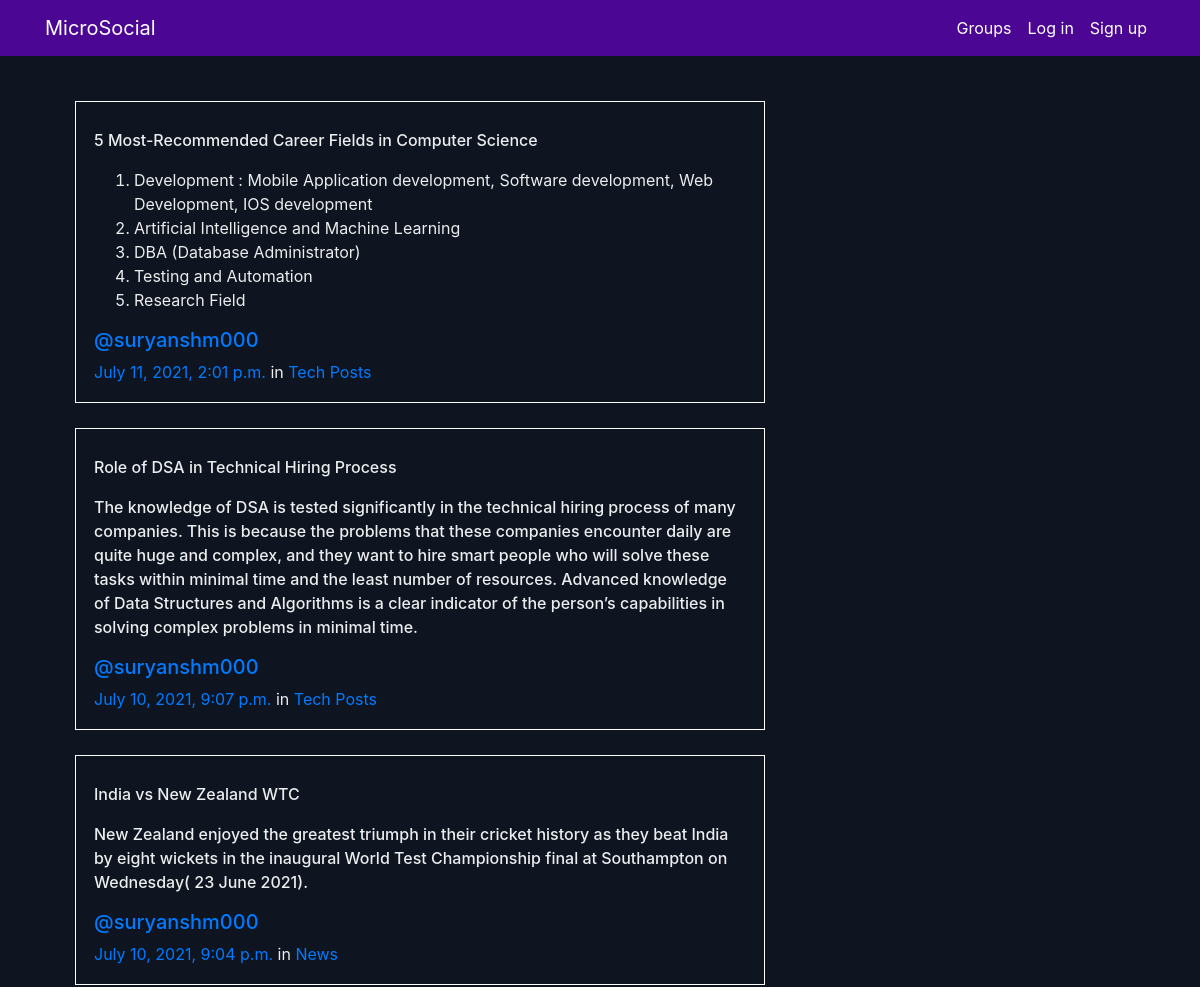
/posts/ (upper part), run on an earlier commit of the app's database.
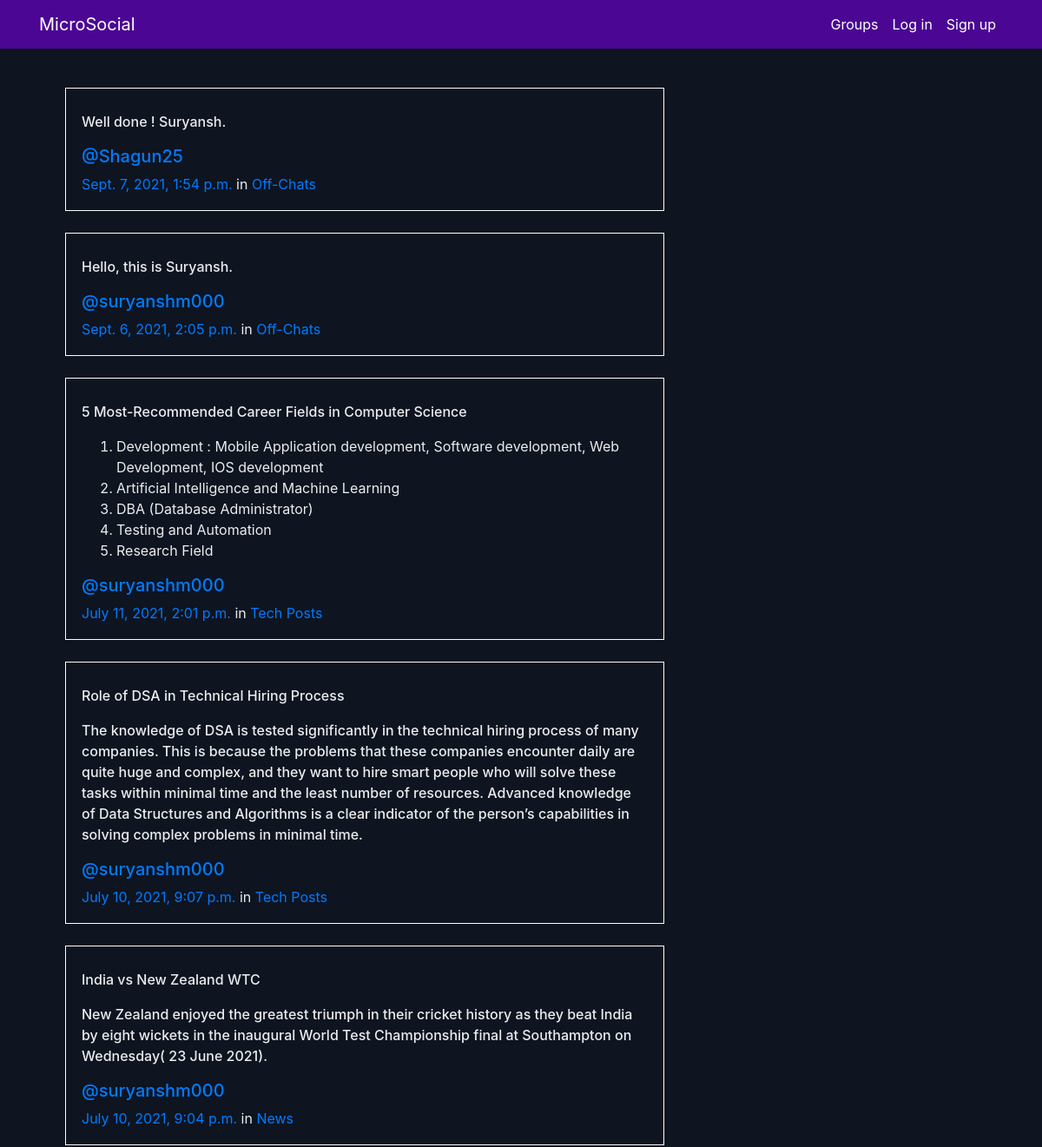
And on a later commit of the database.
### posts/models.py (models this page shows, shortened)
class Post(models.Model):
    user = models.ForeignKey(User, related_name="posts",on_delete=models.CASCADE)
    created_at = models.DateTimeField(auto_now=True)
    message = models.TextField()
    message_html = models.TextField(editable=False)
    group = models.ForeignKey(Group, related_name="posts",null=True, blank=True,on_delete=models.CASCADE)
    class Meta:
        ordering = ["-created_at"]
        unique_together = ["user", "message"]

### groups/models.py (models this page shows, shortened)
class Group(models.Model):
    name = models.CharField(max_length=255, unique=True)
    slug = models.SlugField(allow_unicode=True, unique=True)
    description = models.TextField(blank=True, default='')
    description_html = models.TextField(editable=False, default='', blank=True)
    members = models.ManyToManyField(User,through="GroupMember")
    class Meta:
        ordering = ["name"]

### posts/views.py (the view)
# urls.py: path('', views.PostList.as_view(), name="all"),
class PostList(SelectRelatedMixin, generic.ListView):
    model = models.Post
    select_related = ("user", "group")

### posts/templates/posts/post_list.html (shortened to what this page needs)
{% extends "posts/post_base.html" %}
{% load humanize %}
{% block post_content %}
<div class="col-md-8">
	{% for post in post_list %}
  {% include "posts/_post.html" %}
	{% endfor %}
</div>
{% endblock %}

### posts/templates/posts/_post.html (shortened to what this page needs)
<div class="media">
	<div class="media-body">
		<p>{{ post.message_html|safe }}</p>
		<h5 ><a href="{% url 'posts:for_user' username=post.user.username %}">@{{ post.user.username }}</a></h5>
		<time class="time"><a href="{% url 'posts:single' username=post.user.username pk=post.pk %}">{{ post.created_at }}</a></time>
		{% if post.group %}
		<span class="group-name">in <a href="{% url 'groups:single' slug=post.group.slug %}">{{ post.group.name }}</a></span>
		{% endif %}
	</div>
</div>

What changed in the data, as far as the page shows it:
added Post: message_html "Well done ! Suryansh.", user.username "Shagun25", created_at "Sept. 7, 2021, 1:54 p.m.", group.name "Off-Chats"
added Post: message_html "Hello, this is Suryansh.", user.username "suryanshm000", created_at "Sept. 6, 2021, 2:05 p.m.", group.name "Off-Chats"
